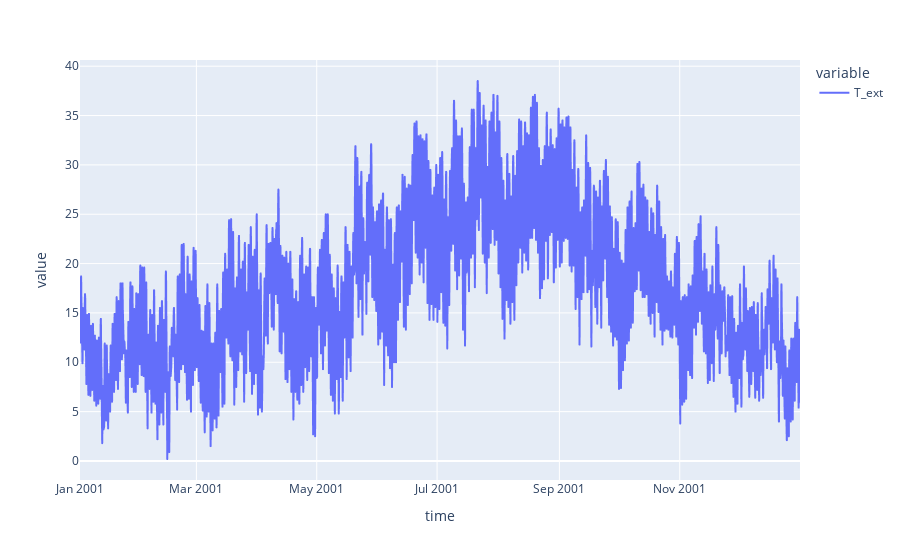

The code cell stored with this chart in its notebook:
### Markdown cell above
### Uso del paquete plotly

plotly es un paquete que crea gráficas dinámicas a las que podemos hacer zoom, y otras acciones.

### Code cell
# Ejemplo de uso de plotly
import plotly.express as px

fig = px.line(meteo,x='time',y=['T_ext'])
fig.show()

### Figure 1 — Plotly figure (JSON) as saved in the notebook; plotly's stock layout.template omitted (floating-point values rounded to 4 significant figures; data arrays with more than 128 entries replaced by an {"elided": "..."} marker saying what was removed)
{"data": [{"hovertemplate": "variable=T_ext<br>time=%{x}<br>value=%{y}<extra></extra>", "legendgroup": "T_ext", "line": {"color": "#636efa", "dash": "solid"}, "marker": {"symbol": "circle"}, "mode": "lines", "name": "T_ext", "showlegend": true, "type": "scattergl", "x": {"elided": "8760 str values"}, "xaxis": "x", "y": {"elided": "8760 float values"}, "yaxis": "y"}], "layout": {"autosize": true, "dragmode": "pan", "legend": {"title": {"text": "variable"}, "tracegroupgap": 0}, "margin": {"t": 60}, "xaxis": {"anchor": "y", "autorange": true, "domain": [0, 1], "range": ["2001-01-01", "2001-12-31 23:00"], "showspikes": false, "title": {"text": "time"}, "type": "date"}, "yaxis": {"anchor": "x", "autorange": true, "domain": [0, 1], "range": [-1.928, 40.63], "showspikes": false, "title": {"text": "value"}, "type": "linear"}}}
